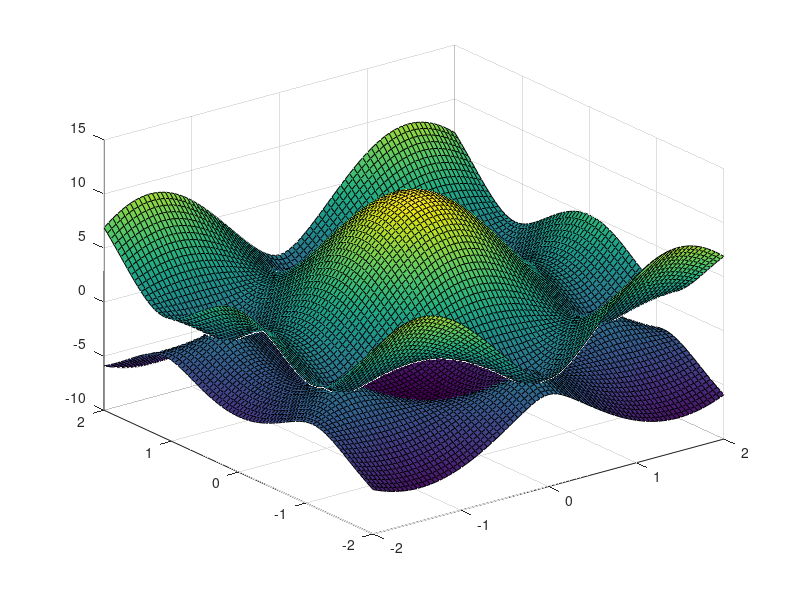

MATLAB code for this plot:
t = 2.7; %eV
tdash = -1*0.2*2.8; %eV
a = 1.42; %angstorm
kx = -2:0.05:2;ky = -2:0.05:2;
[Kx,Ky] = meshgrid(kx,ky);
f =  t*sqrt(3+(2*cos(sqrt(3)*Ky*a)+4*cos((sqrt(3)/2)*Ky*a).*cos((3/2)*Kx*a)))- tdash*(2*cos(sqrt(3)*Ky*a)+4*cos((sqrt(3)/2)*Ky*a).*cos((3/2)*Kx*a));
fm = -1*f - tdash*(2*cos(sqrt(3)*Ky*a)+4*cos((sqrt(3)/2)*Ky*a).*cos((3/2)*Kx*a));
figure;surf(Kx,Ky,(f));hold on;surf(Kx,Ky,(fm))


